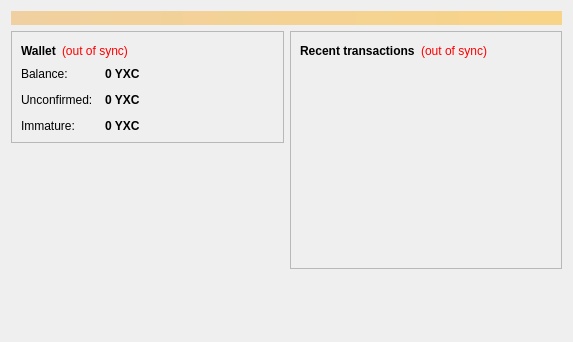
<?xml version="1.0" encoding="UTF-8"?>
<ui version="4.0">
 <class>OverviewPage</class>
 <widget class="QWidget" name="OverviewPage">
  <property name="geometry">
   <rect>
    <x>0</x>
    <y>0</y>
    <width>573</width>
    <height>342</height>
   </rect>
  </property>
  <property name="windowTitle">
   <string>Form</string>
  </property>
  <layout class="QVBoxLayout" name="topLayout">
   <item>
    <widget class="QLabel" name="labelAlerts">
     <property name="visible">
      <bool>false</bool>
     </property>
     <property name="styleSheet">
      <string notr="true">background-color: qlineargradient(x1: 0, y1: 0, x2: 1, y2: 0, stop:0 #F0D0A0, stop:1 #F8D488); color:#000000;</string>
     </property>
     <property name="wordWrap">
      <bool>true</bool>
     </property>
     <property name="margin">
      <number>3</number>
     </property>
    </widget>
   </item>
   <item>
    <layout class="QHBoxLayout" name="horizontalLayout" stretch="1,1">
     <item>
      <layout class="QVBoxLayout" name="verticalLayout_2">
       <item>
        <widget class="QFrame" name="frame">
         <property name="frameShape">
          <enum>QFrame::StyledPanel</enum>
         </property>
         <property name="frameShadow">
          <enum>QFrame::Raised</enum>
         </property>
         <layout class="QVBoxLayout" name="verticalLayout_4">
          <item>
           <layout class="QHBoxLayout" name="horizontalLayout_4">
            <item>
             <widget class="QLabel" name="label_5">
              <property name="font">
               <font>
                <weight>75</weight>
                <bold>true</bold>
               </font>
              </property>
              <property name="text">
               <string>Wallet</string>
              </property>
             </widget>
            </item>
            <item>
             <widget class="QLabel" name="labelWalletStatus">
              <property name="toolTip">
               <string>The displayed information may be out of date. Your wallet automatically synchronizes with the YXlite network after a connection is established, but this process has not completed yet.</string>
              </property>
              <property name="styleSheet">
               <string notr="true">QLabel { color: red; }</string>
              </property>
              <property name="text">
               <string notr="true">(out of sync)</string>
              </property>
              <property name="alignment">
               <set>Qt::AlignLeading|Qt::AlignLeft|Qt::AlignVCenter</set>
              </property>
             </widget>
            </item>
            <item>
             <spacer name="horizontalSpacer_2">
              <property name="orientation">
               <enum>Qt::Horizontal</enum>
              </property>
              <property name="sizeHint" stdset="0">
               <size>
                <width>40</width>
                <height>20</height>
               </size>
              </property>
             </spacer>
            </item>
           </layout>
          </item>
          <item>
           <layout class="QFormLayout" name="formLayout_2">
            <property name="fieldGrowthPolicy">
             <enum>QFormLayout::AllNonFixedFieldsGrow</enum>
            </property>
            <property name="horizontalSpacing">
             <number>12</number>
            </property>
            <property name="verticalSpacing">
             <number>12</number>
            </property>
            <item row="0" column="0">
             <widget class="QLabel" name="label">
              <property name="text">
               <string>Balance:</string>
              </property>
             </widget>
            </item>
            <item row="0" column="1">
             <widget class="QLabel" name="labelBalance">
              <property name="font">
               <font>
                <weight>75</weight>
                <bold>true</bold>
               </font>
              </property>
              <property name="cursor">
               <cursorShape>IBeamCursor</cursorShape>
              </property>
              <property name="toolTip">
               <string>Your current balance</string>
              </property>
              <property name="text">
               <string notr="true">0 YXC</string>
              </property>
              <property name="textInteractionFlags">
               <set>Qt::LinksAccessibleByMouse|Qt::TextSelectableByKeyboard|Qt::TextSelectableByMouse</set>
              </property>
             </widget>
            </item>
            <item row="1" column="0">
             <widget class="QLabel" name="label_3">
              <property name="text">
               <string>Unconfirmed:</string>
              </property>
             </widget>
            </item>
            <item row="1" column="1">
             <widget class="QLabel" name="labelUnconfirmed">
              <property name="font">
               <font>
                <weight>75</weight>
                <bold>true</bold>
               </font>
              </property>
              <property name="cursor">
               <cursorShape>IBeamCursor</cursorShape>
              </property>
              <property name="toolTip">
               <string>Total of transactions that have yet to be confirmed, and do not yet count toward the current balance</string>
              </property>
              <property name="text">
               <string notr="true">0 YXC</string>
              </property>
              <property name="textInteractionFlags">
               <set>Qt::LinksAccessibleByMouse|Qt::TextSelectableByKeyboard|Qt::TextSelectableByMouse</set>
              </property>
             </widget>
            </item>
            <item row="2" column="0">
             <widget class="QLabel" name="labelImmatureText">
              <property name="text">
               <string>Immature:</string>
              </property>
             </widget>
            </item>
            <item row="2" column="1">
             <widget class="QLabel" name="labelImmature">
              <property name="font">
               <font>
                <weight>75</weight>
                <bold>true</bold>
               </font>
              </property>
              <property name="toolTip">
               <string>Mined balance that has not yet matured</string>
              </property>
              <property name="text">
               <string notr="true">0 YXC</string>
              </property>
              <property name="textInteractionFlags">
               <set>Qt::LinksAccessibleByMouse|Qt::TextSelectableByKeyboard|Qt::TextSelectableByMouse</set>
              </property>
             </widget>
            </item>
           </layout>
          </item>
         </layout>
        </widget>
       </item>
       <item>
        <spacer name="verticalSpacer">
         <property name="orientation">
          <enum>Qt::Vertical</enum>
         </property>
         <property name="sizeHint" stdset="0">
          <size>
           <width>20</width>
           <height>40</height>
          </size>
         </property>
        </spacer>
       </item>
      </layout>
     </item>
     <item>
      <layout class="QVBoxLayout" name="verticalLayout_3">
       <item>
        <widget class="QFrame" name="frame_2">
         <property name="frameShape">
          <enum>QFrame::StyledPanel</enum>
         </property>
         <property name="frameShadow">
          <enum>QFrame::Raised</enum>
         </property>
         <layout class="QVBoxLayout" name="verticalLayout">
          <item>
           <layout class="QHBoxLayout" name="horizontalLayout_2">
            <item>
             <widget class="QLabel" name="label_4">
              <property name="text">
               <string>&lt;b&gt;Recent transactions&lt;/b&gt;</string>
              </property>
             </widget>
            </item>
            <item>
             <widget class="QLabel" name="labelTransactionsStatus">
              <property name="toolTip">
               <string>The displayed information may be out of date. Your wallet automatically synchronizes with the YXlite network after a connection is established, but this process has not completed yet.</string>
              </property>
              <property name="styleSheet">
               <string notr="true">QLabel { color: red; }</string>
              </property>
              <property name="text">
               <string notr="true">(out of sync)</string>
              </property>
              <property name="alignment">
               <set>Qt::AlignRight|Qt::AlignTrailing|Qt::AlignVCenter</set>
              </property>
             </widget>
            </item>
            <item>
             <spacer name="horizontalSpacer">
              <property name="orientation">
               <enum>Qt::Horizontal</enum>
              </property>
              <property name="sizeHint" stdset="0">
               <size>
                <width>40</width>
                <height>20</height>
               </size>
              </property>
             </spacer>
            </item>
           </layout>
          </item>
          <item>
           <widget class="QListView" name="listTransactions">
            <property name="styleSheet">
             <string notr="true">QListView { background: transparent; }</string>
            </property>
            <property name="frameShape">
             <enum>QFrame::NoFrame</enum>
            </property>
            <property name="verticalScrollBarPolicy">
             <enum>Qt::ScrollBarAlwaysOff</enum>
            </property>
            <property name="horizontalScrollBarPolicy">
             <enum>Qt::ScrollBarAlwaysOff</enum>
            </property>
            <property name="selectionMode">
             <enum>QAbstractItemView::NoSelection</enum>
            </property>
           </widget>
          </item>
         </layout>
        </widget>
       </item>
       <item>
        <spacer name="verticalSpacer_2">
         <property name="orientation">
          <enum>Qt::Vertical</enum>
         </property>
         <property name="sizeHint" stdset="0">
          <size>
           <width>20</width>
           <height>40</height>
          </size>
         </property>
        </spacer>
       </item>
      </layout>
     </item>
    </layout>
   </item>
  </layout>
 </widget>
 <resources/>
 <connections/>
</ui>
